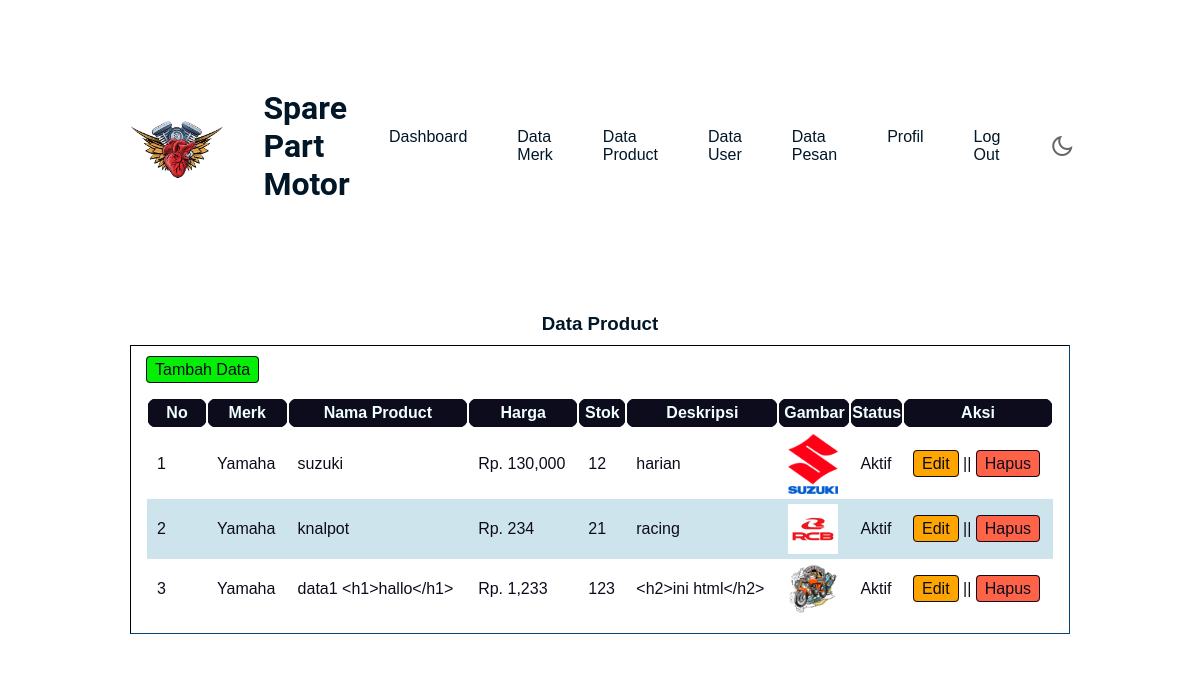
Page /data-product.php on the committed database.
### tables this page shows
CREATE TABLE `tb_product` (
  `product_id` int(11) NOT NULL,
  `merk_id` int(11) NOT NULL,
  `product_name` varchar(100) NOT NULL,
  `product_price` int(11) NOT NULL,
  `product_stok` int(11) NOT NULL,
  `product_description` text NOT NULL,
  `product_image` varchar(100) NOT NULL,
  `product_status` tinyint(1) NOT NULL,
  `date_create` timestamp NOT NULL DEFAULT current_timestamp()
);

CREATE TABLE `tb_merk` (
  `merk_id` int(11) NOT NULL,
  `merk_name` varchar(50) NOT NULL,
  `merk_image` varchar(100) NOT NULL
);

### data-product.php (the view, shortened to what this page needs)
<?php
    include 'db.php';
?>
<!DOCTYPE html>
<html lang="en">
<head>
    <link href="https://cdn.jsdelivr.net/npm/remixicon@2.5.0/fonts/remixicon.css" rel="stylesheet">
    <link rel="stylesheet" href="css/index.css">
</head>
<body>
    <header>
        <div class="section">
            <div class="navbar">
                <div class="navigation">
                    <div class="container">
                        <div class="box-navbar">
                            <img src="./img/logo.sparepart.png" alt="">
                            <h1>Spare Part Motor</h1>
                            <ul class="menu">
                                <li><a href="admin.php">Dashboard</a></li>
                                <li><a href="data-merk.php">Data Merk</a></li>
                                <li><a href="data-product.php">Data Product</a></li>
                                <li><a href="data-user.php">Data User</a></li>
                                <li><a href="data-pesan.php">Data Pesan</a></li>
                                <li><a href="profil.php">Profil</a></li>
                                <li><a href="logout.php">Log Out</a></li>
                            </ul>
                            <div class="btn-switch">
                                <i class="ri-moon-line light-mode"></i>
                            </div>
                        </div>
                    </div>
                </div>
            </div>
        </div>
    </header>
    <div class="section">
        <div class="container">
            <h3>Data Product</h3>
            <div class="box">
                <p><a href="tambah-product.php">Tambah Data</a></p>
                <br>
                <table cellspacing="0" class="table">
                    <thead>
                        <tr>
                            <th width="60px">No</th>
                            <th>Merk</th>
                            <th>Nama Product</th>
                            <th>Harga</th>
                            <th>Stok</th>
                            <th>Deskripsi</th>
                            <th>Gambar</th>
                            <th>Status</th>
                            <th width="150px">Aksi</th>
                        </tr>
                    </thead>
                    <tbody>
                        <?php
                        $no = 1;
                        $product = mysqli_query($conn, "SELECT * FROM tb_product LEFT JOIN tb_merk USING (merk_id) ORDER BY product_id DESC");
                        if(mysqli_num_rows($product) > 0){
                        while($row = mysqli_fetch_array($product)){
                        ?>
                        <tr>
                            <td><?php echo $no++ ?></td>
                            <td><?php echo $row['merk_name'] ?></td>
                            <td><?php echo $row['product_name'] ?></td>
                            <td>Rp. <?php echo number_format($row['product_price']) ?></td>
                            <td><?php echo $row['product_stok'] ?></td>
                            <td><?php echo $row['product_description'] ?></td>
                            <td><a href="Product/<?php echo $row['product_image'] ?>" target="_blank"><img src="product/<?php echo $row['product_image'] ?>" width="50px"></a></td>
                            <td><?php echo ($row['product_status'] == 0)? 'Tidak Aktif':'Aktif'; ?></td>
                            <td>
                                <a href="edit-product.php?id=<?php echo $row['product_id'] ?>" class="edit">Edit</a>
                                 ||
                                 <a href="proses-hapus.php?idp=<?php echo $row['product_id'] ?>" onclick="return confirm('Yakin ingin hapus ?')" class="hapus">Hapus</a>
                            </td>
                        </tr>
                        <?php }}else{ ?>
                            <tr>
                                <td colspan="9">Tidak ada data</td>
                            </tr>
                        <?php } ?>
                    </tbody>
                </table>
            </div>
        </div>
    </div>
</body>
</html>

### css/index.css (style rules this page uses)
* { margin: 0; padding: 0; box-sizing: border-box; font-family: "Poppins", sans-serif; }
:root { --primary-color: #ffffff; --secondary-color: #011627; --input-color: #01162763; --custom-color: #6338ec; --hapus:tomato; --update:orange; }
body { background-color: var(--primary-color); }
.container { width: 90%; margin-inline: auto; }
header .navbar { padding-top: 15px; }
header .navbar .box-navbar { display: flex; justify-content: space-between; align-items: center; }
header .navbar .box-navbar img { width: 10%; }
header .navbar .box-navbar h1 { margin: 1%; font-family: "Roboto", sans-serif; color: var(--secondary-color); }
header .navbar .box-navbar .menu { display: flex; column-gap: 50px; flex: 1; justify-content: flex-end; margin-right: 50px; }
header .navbar .box-navbar .menu li { list-style-type: none; }
header .navbar .box-navbar .menu li a { text-decoration: none; color: var(--secondary-color); }
header .navbar .box-navbar .btn-switch i { font-size: 24px; color: rgba(0, 0, 0, 0.6); cursor: pointer; }
.container { width: 80%; margin: auto; padding: 10px; }
.container:after { content: ''; display: block; clear: both; }
.container h1 { margin: 5px; padding: 30px; color: var(--secondary-color); font-family: "Roboto", sans-serif; }
.section { padding: 25px 0; }
.box { background-color: var(--primary-color); border: 1px inset var(--secondary-color); padding: 15px; box-sizing: border-box; margin: 10px 0; }
.box p a { text-decoration: none; border: 1px solid #0d0c1d; padding: 4px 8px; border-radius: 4px; background-color: rgb(5, 238, 5); color: #0d0c1d; }
.box:after { content: ''; display: block; clear: both; }
.edit { text-decoration: none; border: 1px solid #0d0c1d; padding: 4px 8px; border-radius: 4px; background-color: var(--update); color: #0d0c1d; }
.hapus { text-decoration: none; border: 1px solid #0d0c1d; padding: 4px 8px; border-radius: 4px; background-color: var(--hapus); color: #0d0c1d; }
h3 { color: var(--secondary-color); font-family: "Poppins", sans-serif;; text-align: center; }
table { border-style: 2px inset rgb(129, 125, 125); }
.table { width: 100%; border-collapse: collapse; border-style: 2px solid white; color: azure; }
.table thead th { height: 30px; border: 2px solid white; background-color: #0d0c1d; border-radius: 10px; }
.table tr td { padding: 5px 10px; color: #0d0c1d; }
.table tr:nth-child(even) { background-color: rgb(206, 228, 236); }

### rows in the picture
tb_product: merk.merk_name "Yamaha", product_name "suzuki", product_price "130,000", product_stok "12", product_description "harian", product_image (picture), product_status "Aktif"
tb_product: merk.merk_name "Yamaha", product_name "knalpot", product_price "234", product_stok "21", product_description "racing", product_image (picture), product_status "Aktif"
tb_product: merk.merk_name "Yamaha", product_name "data1 <h1>hallo</h1>", product_price "1,233", product_stok "123", product_description "<h2>ini html</h2>", product_image (picture), product_status "Aktif"
